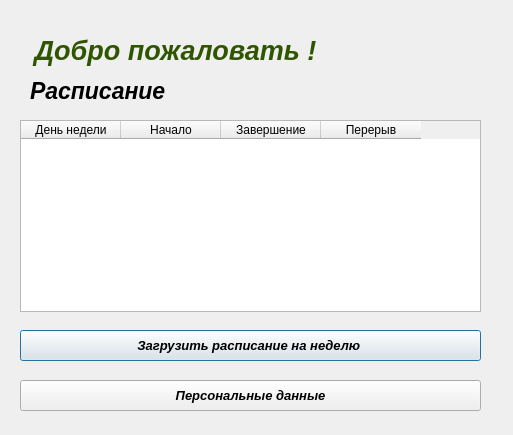
<?xml version="1.0" encoding="UTF-8"?>
<ui version="4.0">
 <class>Dialog</class>
 <widget class="QDialog" name="Dialog">
  <property name="geometry">
   <rect>
    <x>0</x>
    <y>0</y>
    <width>513</width>
    <height>435</height>
   </rect>
  </property>
  <property name="windowTitle">
   <string>Dialog</string>
  </property>
  <widget class="QLabel" name="label">
   <property name="geometry">
    <rect>
     <x>10</x>
     <y>20</y>
     <width>331</width>
     <height>61</height>
    </rect>
   </property>
   <property name="font">
    <font>
     <pointsize>20</pointsize>
     <weight>75</weight>
     <italic>true</italic>
     <bold>true</bold>
    </font>
   </property>
   <property name="styleSheet">
    <string notr="true">color: #305500</string>
   </property>
   <property name="text">
    <string>Добро пожаловать !</string>
   </property>
   <property name="alignment">
    <set>Qt::AlignCenter</set>
   </property>
  </widget>
  <widget class="QLabel" name="label_2">
   <property name="geometry">
    <rect>
     <x>30</x>
     <y>60</y>
     <width>211</width>
     <height>61</height>
    </rect>
   </property>
   <property name="font">
    <font>
     <pointsize>17</pointsize>
     <weight>75</weight>
     <italic>true</italic>
     <bold>true</bold>
    </font>
   </property>
   <property name="text">
    <string>Расписание</string>
   </property>
  </widget>
  <widget class="QTableWidget" name="tableWidget">
   <property name="geometry">
    <rect>
     <x>20</x>
     <y>120</y>
     <width>461</width>
     <height>192</height>
    </rect>
   </property>
   <property name="horizontalScrollBarPolicy">
    <enum>Qt::ScrollBarAsNeeded</enum>
   </property>
   <column>
    <property name="text">
     <string>День недели</string>
    </property>
   </column>
   <column>
    <property name="text">
     <string>Начало</string>
    </property>
   </column>
   <column>
    <property name="text">
     <string>Завершение</string>
    </property>
   </column>
   <column>
    <property name="text">
     <string>Перерыв</string>
    </property>
   </column>
  </widget>
  <widget class="QPushButton" name="pushButton">
   <property name="geometry">
    <rect>
     <x>20</x>
     <y>330</y>
     <width>461</width>
     <height>31</height>
    </rect>
   </property>
   <property name="font">
    <font>
     <pointsize>10</pointsize>
     <weight>75</weight>
     <italic>true</italic>
     <bold>true</bold>
    </font>
   </property>
   <property name="text">
    <string>Загрузить расписание на неделю </string>
   </property>
  </widget>
  <widget class="QPushButton" name="pushButton_2">
   <property name="geometry">
    <rect>
     <x>20</x>
     <y>380</y>
     <width>461</width>
     <height>31</height>
    </rect>
   </property>
   <property name="font">
    <font>
     <pointsize>10</pointsize>
     <weight>75</weight>
     <italic>true</italic>
     <bold>true</bold>
    </font>
   </property>
   <property name="text">
    <string>Персональные данные</string>
   </property>
  </widget>
 </widget>
 <resources/>
 <connections/>
</ui>
